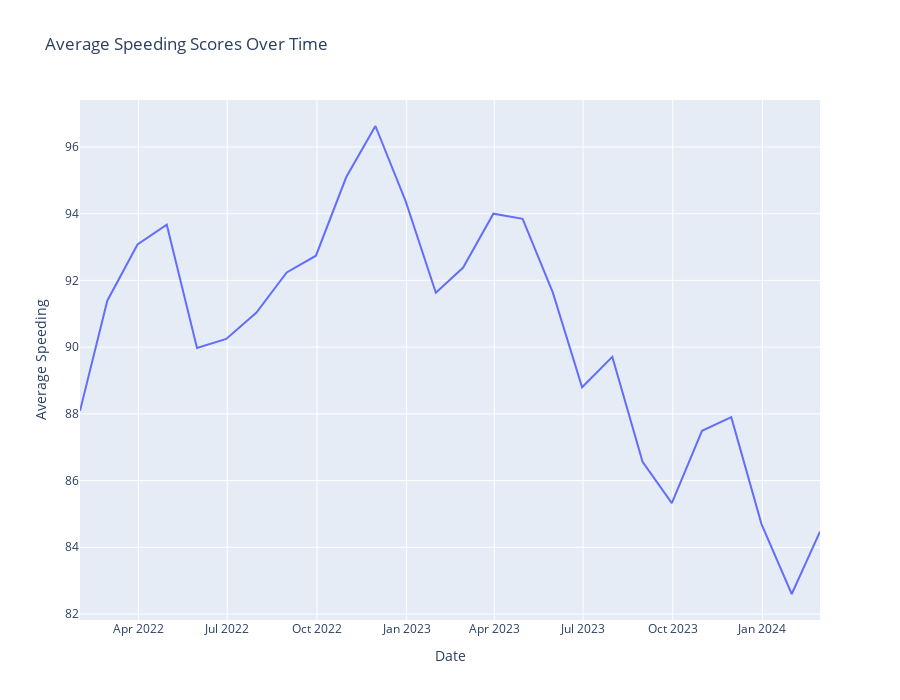

This figure's notebook cell:
### Code cell
import pandas as pd

import plotly.express as px

# Assuming df is your DataFrame and it has 'Date' and 'Speeding' columns
# First, we need to calculate the average speeding scores for each date
df_avg_speeding = df.groupby('Date', as_index=False)['Over speeding'].mean()

# Now, we can plot the average speeding scores against date
fig_speeding = px.line(df_avg_speeding, x='Date', y='Over speeding', title='Average Speeding Scores Over Time')

# Update layout to increase the height of the graph
fig_speeding.update_layout(
    xaxis_title='Date',
    yaxis_title='Average Speeding',
    height=700  # Increase the height of the graph
)

fig_speeding.show()

### Figure 1 — Plotly figure (JSON) as saved in the notebook; plotly's stock layout.template omitted (floating-point values rounded to 4 significant figures)
{"data": [{"hovertemplate": "Date=%{x}<br>Over speeding=%{y}<extra></extra>", "legendgroup": "", "line": {"color": "#636efa", "dash": "solid"}, "marker": {"symbol": "circle"}, "mode": "lines", "name": "", "orientation": "v", "showlegend": false, "type": "scatter", "x": ["2022-01-31T00:00:00", "2022-02-28T00:00:00", "2022-03-31T00:00:00", "2022-04-30T00:00:00", "2022-05-31T00:00:00", "2022-06-30T00:00:00", "2022-07-31T00:00:00", "2022-08-31T00:00:00", "2022-09-30T00:00:00", "2022-10-31T00:00:00", "2022-11-30T00:00:00", "2022-12-31T00:00:00", "2023-01-31T00:00:00", "2023-02-28T00:00:00", "2023-03-31T00:00:00", "2023-04-30T00:00:00", "2023-05-31T00:00:00", "2023-06-30T00:00:00", "2023-07-31T00:00:00", "2023-08-31T00:00:00", "2023-09-30T00:00:00", "2023-10-31T00:00:00", "2023-11-30T00:00:00", "2023-12-31T00:00:00", "2024-01-31T00:00:00", "2024-02-29T00:00:00"], "xaxis": "x", "y": [88.09, 91.39, 93.08, 93.67, 89.97, 90.24, 91.03, 92.24, 92.74, 95.09, 96.63, 94.37, 91.63, 92.39, 94.0, 93.85, 91.63, 88.8, 89.71, 86.56, 85.32, 87.49, 87.9, 84.7, 82.6, 84.47], "yaxis": "y"}], "layout": {"height": 700, "legend": {"tracegroupgap": 0}, "title": {"text": "Average Speeding Scores Over Time"}, "xaxis": {"anchor": "y", "domain": [0, 1], "title": {"text": "Date"}}, "yaxis": {"anchor": "x", "domain": [0, 1], "title": {"text": "Average Speeding"}}}}
